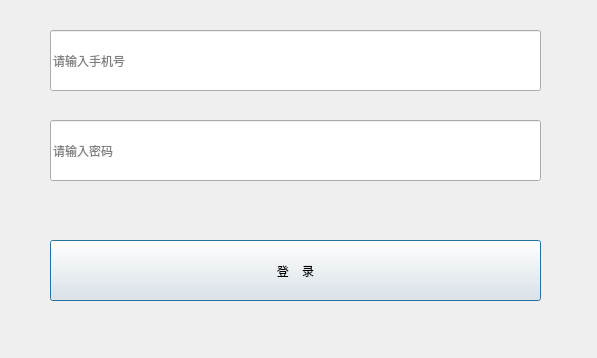
<?xml version="1.0" encoding="UTF-8"?>
<ui version="4.0">
 <class>XimalayaCreateLiveDialog</class>
 <widget class="QDialog" name="XimalayaCreateLiveDialog">
  <property name="geometry">
   <rect>
    <x>0</x>
    <y>0</y>
    <width>597</width>
    <height>358</height>
   </rect>
  </property>
  <property name="sizePolicy">
   <sizepolicy hsizetype="Fixed" vsizetype="Fixed">
    <horstretch>0</horstretch>
    <verstretch>0</verstretch>
   </sizepolicy>
  </property>
  <property name="windowTitle">
   <string>登录喜马拉雅FM</string>
  </property>
  <widget class="QPushButton" name="btnLogin">
   <property name="geometry">
    <rect>
     <x>50</x>
     <y>240</y>
     <width>491</width>
     <height>61</height>
    </rect>
   </property>
   <property name="text">
    <string>登    录</string>
   </property>
  </widget>
  <widget class="QLineEdit" name="txtUsername">
   <property name="geometry">
    <rect>
     <x>50</x>
     <y>30</y>
     <width>491</width>
     <height>61</height>
    </rect>
   </property>
   <property name="toolTip">
    <string/>
   </property>
   <property name="placeholderText">
    <string>请输入手机号</string>
   </property>
   <property name="clearButtonEnabled">
    <bool>true</bool>
   </property>
  </widget>
  <widget class="QLineEdit" name="txtPassword">
   <property name="geometry">
    <rect>
     <x>50</x>
     <y>120</y>
     <width>491</width>
     <height>61</height>
    </rect>
   </property>
   <property name="inputMask">
    <string/>
   </property>
   <property name="text">
    <string/>
   </property>
   <property name="echoMode">
    <enum>QLineEdit::Password</enum>
   </property>
   <property name="placeholderText">
    <string>请输入密码</string>
   </property>
   <property name="clearButtonEnabled">
    <bool>true</bool>
   </property>
  </widget>
 </widget>
 <resources/>
 <connections/>
</ui>
